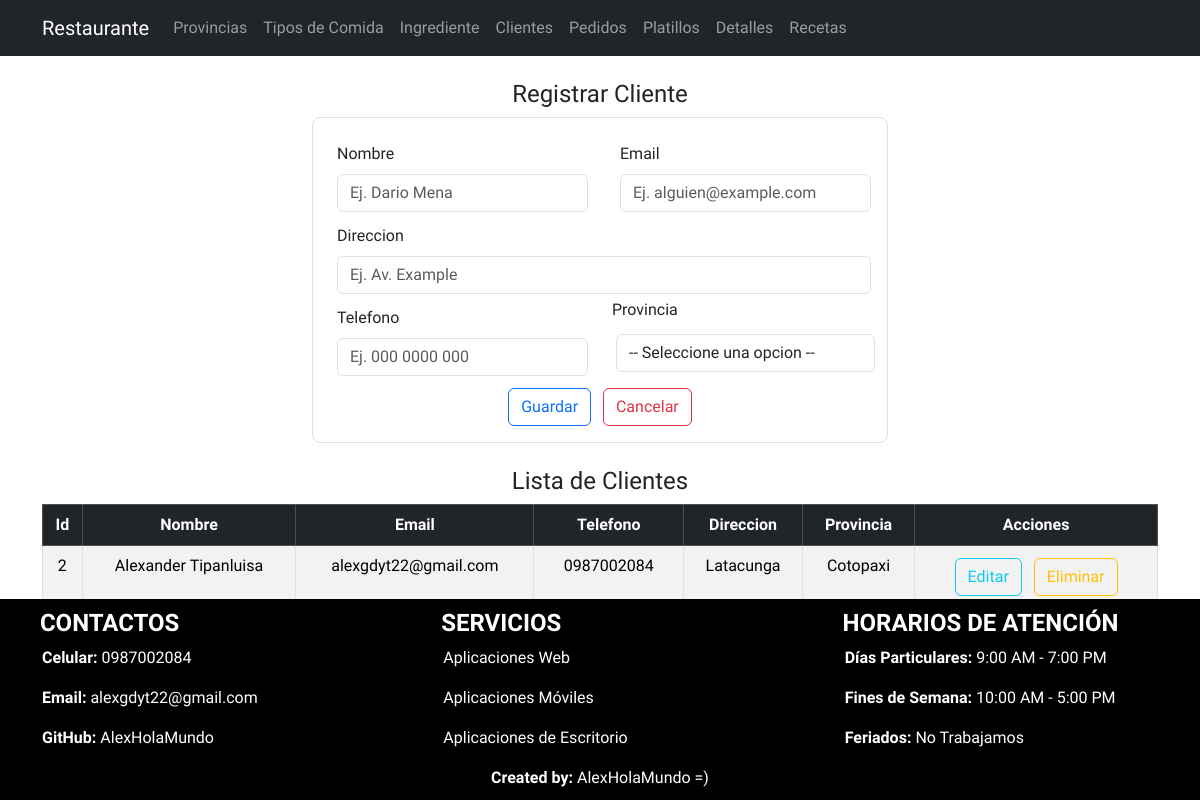
The page /listaCliente/ on the database its author committed.
### Aplicaciones/RestauranteWT/models.py (models this page shows, shortened)
class Cliente(models.Model):
    idCliente_wt = models.AutoField(primary_key=True)
    nombre_wt = models.CharField(max_length=50)
    email_wt = models.EmailField()
    telefono_wt = models.CharField(max_length=10)
    direccion_wt = models.CharField(max_length=100)
    provincia_wt = models.ForeignKey(Provincia, null=True, blank=True, on_delete=models.CASCADE)

class Provincia(models.Model):
    idProvincia_wt = models.AutoField(primary_key=True)
    nombre_wt = models.CharField(max_length=50)
    codigoPostal_wt = models.IntegerField()
    region_wt = models.CharField(max_length=50)
    habitantes_wt = models.IntegerField()

### Aplicaciones/RestauranteWT/views.py (the view)
# urls.py: path('listaCliente/', views.listaCliente),
def listaCliente(request):
    clienteBdd=Cliente.objects.all()
    provinciaBdd=Provincia.objects.all()
    return render(request, 'listaCliente.html',{'clientes':clienteBdd, 'provincias':provinciaBdd})

### Aplicaciones/RestauranteWT/templates/listaCliente.html (shortened to what this page needs)
{% extends "plantilla.html" %} {% block contenido %} {%load static %}
<div class="container w-50 mt-4 mb-4">
  <h4 class="text-center">Registrar Cliente</h4>
  <form
    class="border p-3 rounded-3"
    action="/guardarCliente/"
    method="POST"
    enctype="multipart/form-data"
  >
    <div class="row">
      <div class="col-md-6">
        <div class="m-1">
          <label for="" class="form-label m-1">Nombre</label>
          <input
            type="text"
            required
            class="form-control m-1"
            placeholder="Ej. Dario Mena"
            value=""
            name="nombre_wt"
            id="nombre_wt"
          />
        </div>
      </div>
      <div class="col-md-6">
        <div class="m-1">
          <label for="" class="form-label m-1">Email</label>
          <input
            type="email"
            required
            class="form-control m-1"
            placeholder="Ej. alguien@example.com"
            value=""
            name="email_wt"
            id="email_wt"
          />
        </div>
      </div>
    </div>
    <div class="row">
      <div class="col-md-12">
        <div class="m-1">
          <label for="" class="form-label m-1">Direccion</label>
          <input
            type="text"
            required
            class="form-control m-1"
            placeholder="Ej. Av. Example"
            value=""
            name="direccion_wt"
            id="direccion_wt"
          />
        </div>
      </div>
    </div>
    <div class="row">
      <div class="col-md-6">
        <div class="m-1">
          <label for="" class="form-label m-1">Telefono</label>
          <input
            type="text"
            required
            class="form-control m-1"
            placeholder="Ej. 000 0000 000"
            value=""
            name="telefono_wt"
            id="telefono_wt"
          />
        </div>
      </div>
      <div class="col-md-6">
        <label for="" class="form-label"> Provincia</label>
        <select
          name="idProvincia_wt"
          required
          class="form-control m-1"
          id="idProvincia_wt"
        >
          <option value="" class="">-- Seleccione una opcion --</option>
        </select>
      </div>
    </div>
    <center class="mt-2">
      <button type="submit" name="button" class="btn btn-outline-primary">
        Guardar</button
      >&nbsp;&nbsp;
      <button type="reset" name="button" class="btn btn-outline-danger">
        Cancelar
      </button>
    </center>
  </form>
</div>
<center class="mt-4 mb-4">
  <div class="container table-responsive">
    <h4 class="text-center">Lista de Clientes</h4>
    <table class="table table-striped table-bordered table-hover">
      <thead>
        <tr class="table-dark">
          <th class="text-center" scope="col">Id</th>
          <th class="text-center" scope="col">Nombre</th>
          <th class="text-center" scope="col">Email</th>
          <th class="text-center" scope="col">Telefono</th>
          <th class="text-center" scope="col">Direccion</th>
          <th class="text-center" scope="col">Provincia</th>
          <th class="text-center" scope="col">Acciones</th>
        </tr>
      </thead>
      <tbody>
        {% for cliente in clientes %}
        <tr>
          <td class="text-center">{{cliente.idCliente_wt}}</td>
          <td class="text-center">{{cliente.nombre_wt}}</td>
          <td class="text-center">{{cliente.email_wt}}</td>
          <td class="text-center">{{cliente.telefono_wt}}</td>
          <td class="text-center">{{cliente.direccion_wt}}</td>
          <td class="text-center">{{cliente.provincia_wt.nombre_wt}}</td>
          <td class="text-center">
            <a
              href="/editarCliente/{{cliente.idCliente_wt}}"
              class="btn btn-outline-info m-1"
              >Editar</a
            >
            <a
              href="javascript:void(0);"
              type="button"
              class="btn btn-outline-warning m-1"
              onclick="eliminarCliente('/eliminarCliente/{{cliente.idCliente_wt}}')"
              >Eliminar</a
            >
          </td>
        </tr>
        {% endfor %}
      </tbody>
    </table>
  </div>
</center>
{% endblock contenido %}

### crudRestaurante/static/css/styles.css (style rules this page uses)
body { font-family: 'Great Vibes', cursive; font-family: 'PT Sans', sans-serif; font-family: 'PT Sans Narrow', sans-serif; font-family: 'Roboto Condensed', sans-serif; }

### rows shown on the page
Cliente: idCliente_wt "2", nombre_wt "Alexander Tipanluisa", email_wt "alexgdyt22@gmail.com", telefono_wt "0987002084", direccion_wt "Latacunga", provincia_wt.nombre_wt "Cotopaxi"
